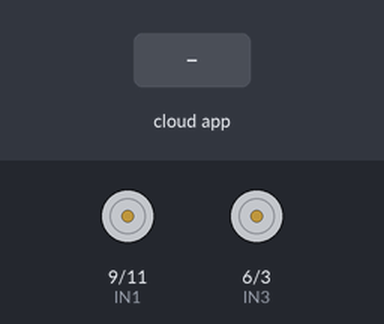
Bench run of a sketch on a simulated Arduino Uno, built with avr-gcc and run on an emulated ATmega328P. Shown: motor-driver pin pairs drawn as motors (green arrow = first pin HIGH = forward, orange = second pin HIGH = backward, longer = more drive, scaled by the enable pin). Inputs (shaded band) come from the test bench. The ROS host is connected and sends only what is stated.

Above: at 1.2 s.
1.3 s: the phone or cloud app sets linear.x to -100
At 1.8 s:
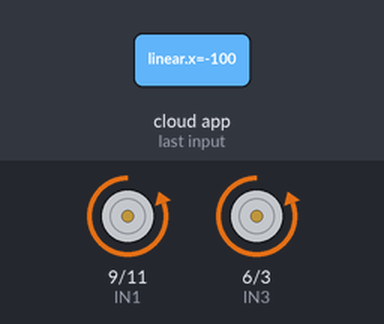
2.8 s: the phone or cloud app sets linear.x to 100
At 3.1 s:
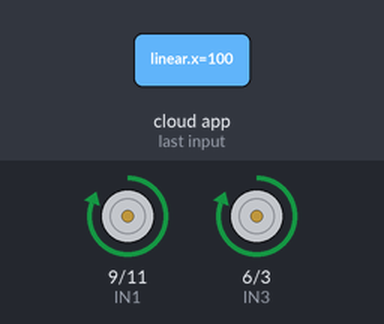
4.3 s: the phone or cloud app sets linear.x to 0
At 5.5 s:
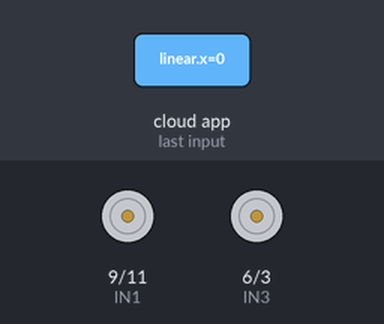
5.8 s: the phone or cloud app sets angular.z to -100
At 6.5 s:
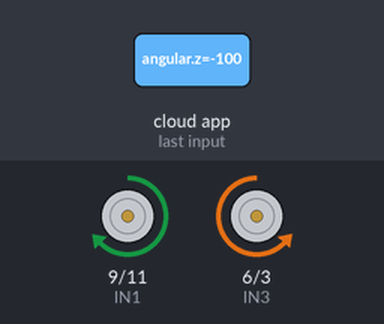
7.3 s: the phone or cloud app sets angular.z to 100
At 7.8 s:
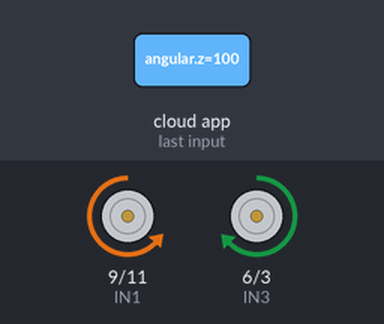
8.8 s: the phone or cloud app sets linear.x to -100
At 9.9 s:
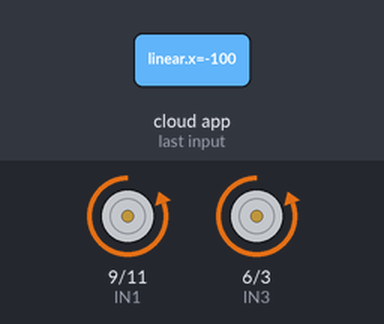
Timing chart, 0 to 11.3 s (numbered marks = the images above; inputs shaded):
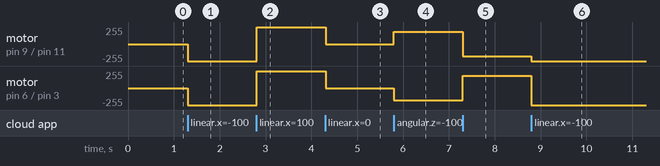

The sketch:

turtleBOT.ino
```cpp
#include <ros.h>
#include <geometry_msgs/Twist.h>

ros::NodeHandle nh;

// Motor A (Left)
int ENA = 10; // Enable pin for motor A
int IN1 = 9;  // Control pin 1 for motor A
int IN2 = 11; // Control pin 2 for motor A

// Motor B (Right)
int ENB = 5; // Enable pin for motor B
int IN3 = 6; // Control pin 1 for motor B
int IN4 = 3; // Control pin 2 for motor B

// Robot dimensions
float wheelDiameter = 0.1; // in meters
float robotWidth = 0.435; // in meters, distance between wheels

float wheelCircumference = 3.14159 * wheelDiameter;

void driveMotor(int enablePin, int controlPin1, int controlPin2, int speedPWM) {
    speedPWM = constrain(speedPWM, -255, 255);

    // Map the PWM to the desired range
    if (speedPWM > 0) {
        speedPWM = map(speedPWM, 0, 255, 35, 255);
    } else if (speedPWM < 0) {
        speedPWM = map(speedPWM, -255, 0, -255, -35);
    }

    analogWrite(enablePin, abs(speedPWM));
    digitalWrite(controlPin1, speedPWM > 0 ? HIGH : LOW);
    digitalWrite(controlPin2, speedPWM < 0 ? HIGH : LOW);
}

int velocityToPWM(float linearVelocity, float angularVelocity, float offset) {
    // Convert m/s to wheel rotations per second
    float wheelLinearVelocity = linearVelocity + angularVelocity * offset;
    // Convert wheel rotations per second to PWM
    return (int)(255 * (wheelLinearVelocity / wheelCircumference));
}

void commandVelocity(const geometry_msgs::Twist& msg) {
    int leftPWM = velocityToPWM(msg.linear.x, msg.angular.z, -robotWidth / 2);
    int rightPWM = velocityToPWM(msg.linear.x, msg.angular.z, robotWidth / 2);

    // Drive motors
    driveMotor(ENA, IN1, IN2, leftPWM);
    driveMotor(ENB, IN3, IN4, rightPWM);
}

ros::Subscriber<geometry_msgs::Twist> sub("cmd_vel_autonomous", &commandVelocity);

void setup() {
    nh.initNode();
    nh.subscribe(sub);

    pinMode(ENA, OUTPUT);
    pinMode(IN1, OUTPUT);
    pinMode(IN2, OUTPUT);
    pinMode(ENB, OUTPUT);
    pinMode(IN3, OUTPUT);
    pinMode(IN4, OUTPUT);
}

void loop() {
    nh.spinOnce();
    delay(10);
}
```

Measured:
- after the input at 1.3 s, motor on pin 9 (IN1) / pin 11 (IN2), motor on pin 6 (IN3) / pin 3 (IN4): stopped → backward 255/255 at once
- after the input at 2.8 s, motor on pin 9 (IN1) / pin 11 (IN2), motor on pin 6 (IN3) / pin 3 (IN4): backward 255/255 → forward 255/255 at once
- after the input at 4.3 s, motor on pin 9 (IN1) / pin 11 (IN2), motor on pin 6 (IN3) / pin 3 (IN4): forward 255/255 → stopped at once
- after the input at 5.8 s, motor on pin 9 (IN1) / pin 11 (IN2): stopped → forward 186/255 at once; motor on pin 6 (IN3) / pin 3 (IN4): stopped → backward 187/255 at once
- after the input at 7.3 s, motor on pin 9 (IN1) / pin 11 (IN2): forward 186/255 → backward 187/255 at once; motor on pin 6 (IN3) / pin 3 (IN4): backward 187/255 → forward 186/255 at once
- after the input at 8.8 s, motor on pin 9 (IN1) / pin 11 (IN2): backward 187/255 → backward 255/255 at once; motor on pin 6 (IN3) / pin 3 (IN4): forward 186/255 → backward 255/255 at once
